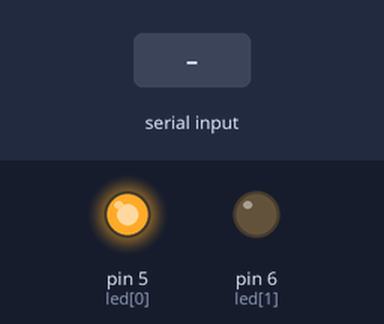
Bench run of a sketch on a simulated Arduino Uno, built with avr-gcc and run on an emulated ATmega328P. On the bench: output pins drawn as LEDs (lit = HIGH). The inputs (shaded band) are chosen by the test bench. Random numbers use the default seed unless the sketch sets one; what the sketch prints to the serial monitor is not drawn.

Above: at 1.3 s.
1.4 s: "90,45\n" received over Serial
2.9 s: "5\n" received over Serial
Timing chart, 0 to 5.9 s (numbered marks = the images above; inputs shaded):
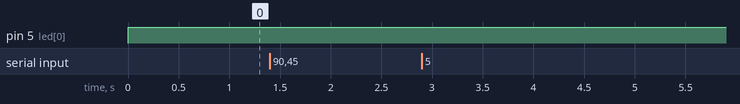

The sketch:

porta_serial.ino
```cpp
#define NUM_BUTS 3
#define TAM_SEQ 5
int but[NUM_BUTS] = {2, 3, 4};
int led[2] = {5, 6}; // 5 - vermelho; 6 - verde
int* sequencia;

void setup() {
  int i;
  Serial.begin(9600);
  Serial.flush();

  for (i = 0; i < NUM_BUTS; ++i)
  { pinMode(but[i], INPUT); }

  for (i = 0; i < 2; ++i)
  { pinMode(led[i], OUTPUT); }
  pinMode(14, INPUT);
}


int* gerar_sequencia()
{
  int* nova_sequencia = (int*) malloc(sizeof(int)*TAM_SEQ);
  int numeroAleatorio;

  Serial.print("# ");
  srand(analogRead(14));
  for (int i = 0; i < TAM_SEQ; ++i)
  {
    numeroAleatorio = rand() % NUM_BUTS + 1;
    Serial.print(numeroAleatorio);
    Serial.print(" ");
    nova_sequencia[i] = numeroAleatorio;
  }

  Serial.println();
  return nova_sequencia;
}

void fechar_porta()
{
  digitalWrite(led[0], HIGH);
  digitalWrite(led[1], LOW);
  Serial.println("XXX");
  sequencia = gerar_sequencia();
  delay(500);
}

void abrir_porta()
{
  digitalWrite(led[0], LOW);
  digitalWrite(led[1], HIGH);
  Serial.println("$$$");
  delay(1000);
}

int ler_botao()
{
  int porta;

  do
  {
    porta = Serial.parseInt();
  }
  while (porta == 0);

  return porta;
}

int comparar_sequencias(int* nova_sequencia)
{
  int i;
  int flag;

  flag = 1;

  for(i=0; i<NUM_BUTS; i++)
  {
    if (nova_sequencia[i]!= sequencia[i])
     flag = 0;
  }
  return flag;
}

void ler_sequencia()
{
  boolean flag = false;
  int nova_sequencia[TAM_SEQ];
  int numero;

  while (!flag)
  {
    Serial.print("  + ");
    for (int i = 0; i < TAM_SEQ; ++i)
    {
      numero = ler_botao();
      Serial.print(numero);
      Serial.print(" ");
      nova_sequencia[i] = numero;
    }
    Serial.println();

    flag = comparar_sequencias(nova_sequencia);

  }
}

void loop() {
  fechar_porta();
  ler_sequencia();
  abrir_porta();
}
```

Measured:
- after the input at 1.4 s, every drawn part: stays the same
- after the input at 2.9 s, every drawn part: stays the same
